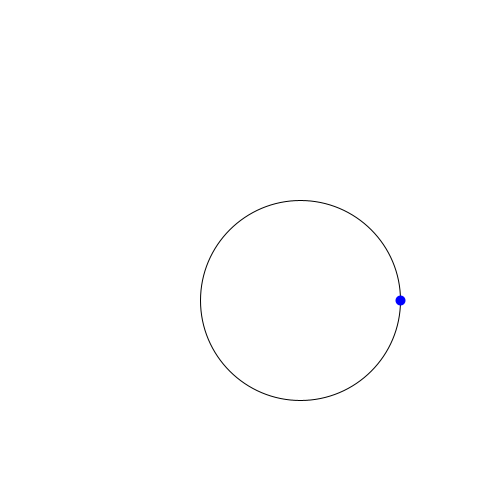
Frame 1 (no input)
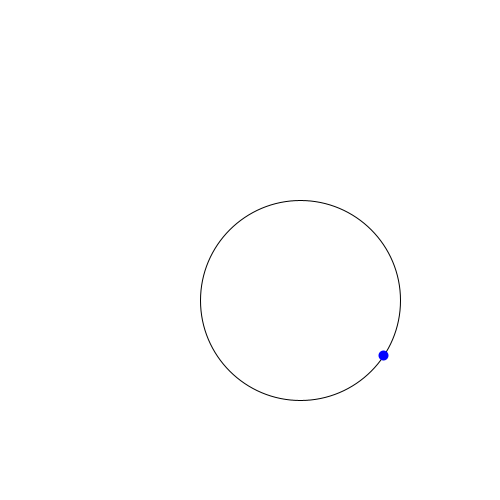
Frame 60 (the mouse pressed at the canvas centre just before this capture)
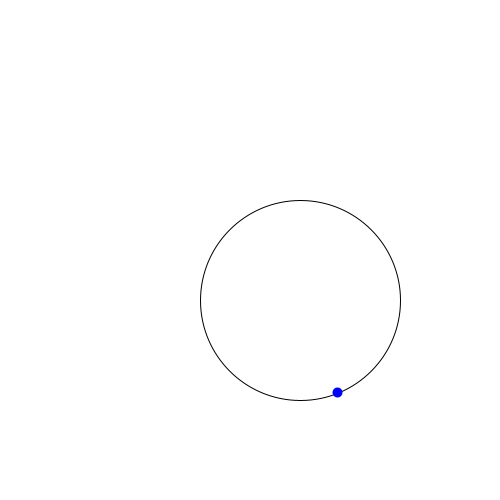
Frame 120 (the mouse held since frame 60 and released just before this capture)

The Processing sketch that drew these frames (run headless with seeded random() and noise(); from frame 60 on, the mouse is pressed at the canvas centre):

// Processing sketch: Notes_4_Unit_Circle_Illustration
// ── Notes_4_Unit_Circle_Illustration.pde
// sin and cos
// Unit Circle
// Circle - center point is at the origin (0, 0);
//        - radius is 1
// with some angle, theta
// - x position along the circumference = cos(theta);
// - y position = sin(theta);
// Radians
// - total # of radians in a circle = TWO_PI
// - equivalent to 360 degrees

float singlePointTheta = 0;

int illustrationTotal = 0;

void setup() {
  size(500, 500);
}

void draw() {
  background(255);
  stroke(0);
  strokeWeight(1);
  ellipse(300, 300, 200, 200);
  singlePointCircle(300, 300, 100);
  // singlePointTheta = singlePointTheta + 0.01;
  singlePointTheta += 0.01;
  
  thetaIllustration(100, 100, 75, illustrationTotal);
}

void singlePointCircle(float tx, float ty, float r) {
  pushMatrix();
  translate(tx, ty);
  float x = cos(singlePointTheta) * r;
  float y = sin(singlePointTheta) * r;
  strokeWeight(10);
  stroke(0, 0, 255);
  point(x, y);
  popMatrix();
}

void thetaIllustration(float tx, float ty, float r, int pointTotal) {
  pushMatrix();
  translate(tx, ty);

  float theta = 0;
  for (int i = 0; i < pointTotal; i++) {
    float x = cos(theta) * r;
    float y = sin(theta) * r;
    strokeWeight(3);
    stroke(255, 0, 255);
    point(x, y);
    //theta += (TWO_PI / pointTotal);
    theta = theta + (TWO_PI / pointTotal);
  }

  popMatrix();
}

void keyPressed() {
  illustrationTotal++; 
}
